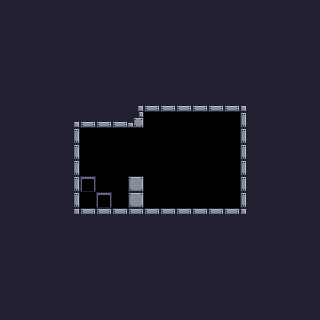

A 2D game scene composited from a Tiled map and its tileset images. What follows is a short description and the map's XML, with every tile layer's data as written:
An orthogonal 20x20 tile map with 16x16 px tiles, 1 tile layer (Tile Layer 1) and 5 objects (2x Attachable, Controllable, Pushable, Victory).

<map version="1.9" tiledversion="1.9.0" orientation="orthogonal" renderorder="right-down" width="20" height="20" tilewidth="16" tileheight="16" infinite="0" nextlayerid="4" nextobjectid="25">
 <tileset firstgid="1" source="../tilesets/default_tileset.tsx" />
 <layer id="1" name="Tile Layer 1" width="20" height="20">
  <data encoding="csv">
18,18,18,18,18,18,18,18,18,18,18,18,18,18,18,18,18,18,18,18,
18,18,18,18,18,18,18,18,18,18,18,18,18,18,18,18,18,18,18,18,
18,18,18,18,18,18,18,18,18,18,18,18,18,18,18,18,18,18,18,18,
18,18,18,18,18,18,18,18,18,18,18,18,18,18,18,18,18,18,18,18,
18,18,18,18,18,18,18,18,18,18,18,18,18,18,18,18,18,18,18,18,
18,18,18,18,18,18,18,18,18,18,18,18,18,18,18,18,18,18,18,18,
18,18,18,18,18,18,18,18,4,34,34,34,34,34,34,5,18,18,18,18,
18,18,18,18,4,34,34,34,35,0,0,0,0,0,0,17,18,18,18,18,
18,18,18,18,19,0,0,0,0,0,0,0,0,0,0,17,18,18,18,18,
18,18,18,18,19,0,0,0,0,0,0,0,0,0,0,17,18,18,18,18,
18,18,18,18,19,0,0,0,0,0,0,0,0,0,0,17,18,18,18,18,
18,18,18,18,19,73,0,0,7,0,0,0,0,0,0,17,18,18,18,18,
18,18,18,18,19,0,73,0,7,0,0,0,0,0,0,17,18,18,18,18,
18,18,18,18,20,2,2,2,2,2,2,2,2,2,2,21,18,18,18,18,
18,18,18,18,18,18,18,18,18,18,18,18,18,18,18,18,18,18,18,18,
18,18,18,18,18,18,18,18,18,18,18,18,18,18,18,18,18,18,18,18,
18,18,18,18,18,18,18,18,18,18,18,18,18,18,18,18,18,18,18,18,
18,18,18,18,18,18,18,18,18,18,18,18,18,18,18,18,18,18,18,18,
18,18,18,18,18,18,18,18,18,18,18,18,18,18,18,18,18,18,18,18,
18,18,18,18,18,18,18,18,18,18,18,18,18,18,18,18,18,18,18,18
</data>
 </layer>
 <objectgroup id="2" name="Object Layer 1">
  <object id="4" name="Controllable" gid="256" x="192" y="144" width="16" height="16">
   <properties>
    <property name="sprite" value="player" />
    <property name="type" value="controllable" />
   </properties>
  </object>
  <object id="10" name="Attachable" gid="255" x="144" y="160" width="16" height="16">
   <properties>
    <property name="sprite" value="attachable" />
    <property name="type" value="attachable" />
   </properties>
  </object>
  <object id="14" name="Pushable" gid="254" x="192" y="192" width="16" height="16">
   <properties>
    <property name="sprite" value="crate" />
    <property name="type" value="pushable" />
   </properties>
  </object>
  <object id="17" name="Victory" gid="253" x="80" y="208" width="16" height="16">
   <properties>
    <property name="sprite" value="cake" />
    <property name="type" value="victory" />
   </properties>
  </object>
  <object id="19" name="Attachable" gid="255" x="128" y="160" width="16" height="16">
   <properties>
    <property name="sprite" value="attachable" />
    <property name="type" value="attachable" />
   </properties>
  </object>
 </objectgroup>
</map>
